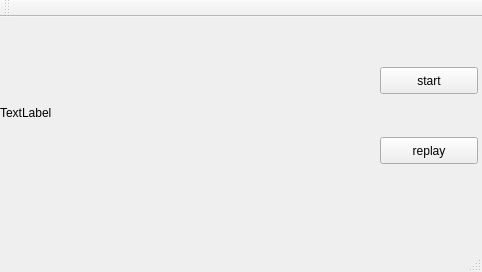
<?xml version="1.0" encoding="UTF-8"?>
<ui version="4.0">
 <class>MainWindow</class>
 <widget class="QMainWindow" name="MainWindow">
  <property name="geometry">
   <rect>
    <x>0</x>
    <y>0</y>
    <width>482</width>
    <height>272</height>
   </rect>
  </property>
  <property name="minimumSize">
   <size>
    <width>482</width>
    <height>272</height>
   </size>
  </property>
  <property name="maximumSize">
   <size>
    <width>482</width>
    <height>272</height>
   </size>
  </property>
  <property name="windowTitle">
   <string>MainWindow</string>
  </property>
  <widget class="QWidget" name="centralWidget">
   <widget class="QLabel" name="label">
    <property name="geometry">
     <rect>
      <x>0</x>
      <y>-40</y>
      <width>363</width>
      <height>272</height>
     </rect>
    </property>
    <property name="minimumSize">
     <size>
      <width>363</width>
      <height>272</height>
     </size>
    </property>
    <property name="maximumSize">
     <size>
      <width>363</width>
      <height>272</height>
     </size>
    </property>
    <property name="text">
     <string>TextLabel</string>
    </property>
   </widget>
   <widget class="QPushButton" name="pushButton">
    <property name="geometry">
     <rect>
      <x>380</x>
      <y>50</y>
      <width>98</width>
      <height>27</height>
     </rect>
    </property>
    <property name="text">
     <string>start</string>
    </property>
   </widget>
   <widget class="QPushButton" name="pushButton_2">
    <property name="geometry">
     <rect>
      <x>380</x>
      <y>120</y>
      <width>98</width>
      <height>27</height>
     </rect>
    </property>
    <property name="text">
     <string>replay</string>
    </property>
   </widget>
  </widget>
  <widget class="QMenuBar" name="menuBar">
   <property name="geometry">
    <rect>
     <x>0</x>
     <y>0</y>
     <width>482</width>
     <height>25</height>
    </rect>
   </property>
  </widget>
  <widget class="QToolBar" name="mainToolBar">
   <attribute name="toolBarArea">
    <enum>TopToolBarArea</enum>
   </attribute>
   <attribute name="toolBarBreak">
    <bool>false</bool>
   </attribute>
  </widget>
  <widget class="QStatusBar" name="statusBar"/>
 </widget>
 <layoutdefault spacing="6" margin="11"/>
 <resources/>
 <connections/>
</ui>
